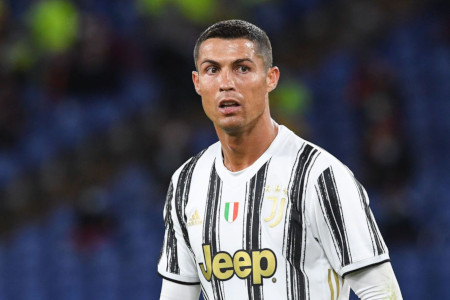
#> input picture ronaldo.jpeg, 450 x 300 px
$ jupyter execute 20201101_eye_and_face_detection_ooo.ipynb
#> lines starting #> are read from the running program, lines starting #| are printed output that depends on the picture; after the words box and inside, x2 and y2 are one past the last pixel; in counts of white or black regions, pixels touching at a corner belong together
[cell 1]
import numpy as np
import cv2 as cv

face_cascade = cv.CascadeClassifier('haarcascade_frontalface_default.xml')
eye_cascade = cv.CascadeClassifier('haarcascade_eye.xml')

img = cv.imread('ronaldo.jpeg')
#> img is the input picture: shape (300, 450, 3); mean B, G, R 86.9, 79.4, 79.2
gray = cv.cvtColor(img, cv.COLOR_BGR2GRAY)
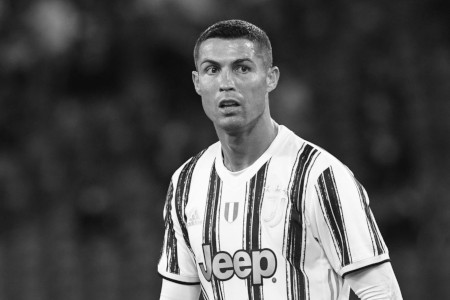
#> gray: shape (300, 450); min 8, max 255, mean 80.2

[cell 2]
faces = face_cascade.detectMultiScale(gray, 1.3, 5)
#> faces = [[179, 30, 95, 95]]

for (x,y,w,h) in faces:
    cv.rectangle(img,(x,y),(x+w,y+h),(255,0,0),2)
#> this loop made 1 pass
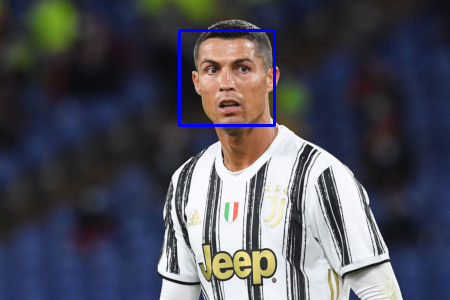
#> img: shape (300, 450, 3); 0.84% of pixels changed, all inside (x1, y1, x2, y2) = (178, 29, 276, 127)

# detect eyes indepemdently, scale factor should be smaller(<1.3)

eyes = eye_cascade.detectMultiScale(gray, 1.2, 5)
#> eyes = [[232, 58, 22, 22], [200, 58, 23, 23]]

for (ex,ey,ew,eh) in eyes:
    cv.rectangle(img,(ex,ey),(ex+ew,ey+eh),(0,255,0),2)
#> this loop made 2 passes
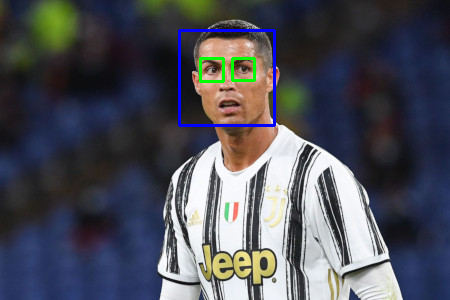
#> img: shape (300, 450, 3); 0.39% of pixels changed, all inside (x1, y1, x2, y2) = (199, 57, 256, 83)


cv.imshow('img',img)
cv.waitKey(0)
cv.destroyAllWindows()
